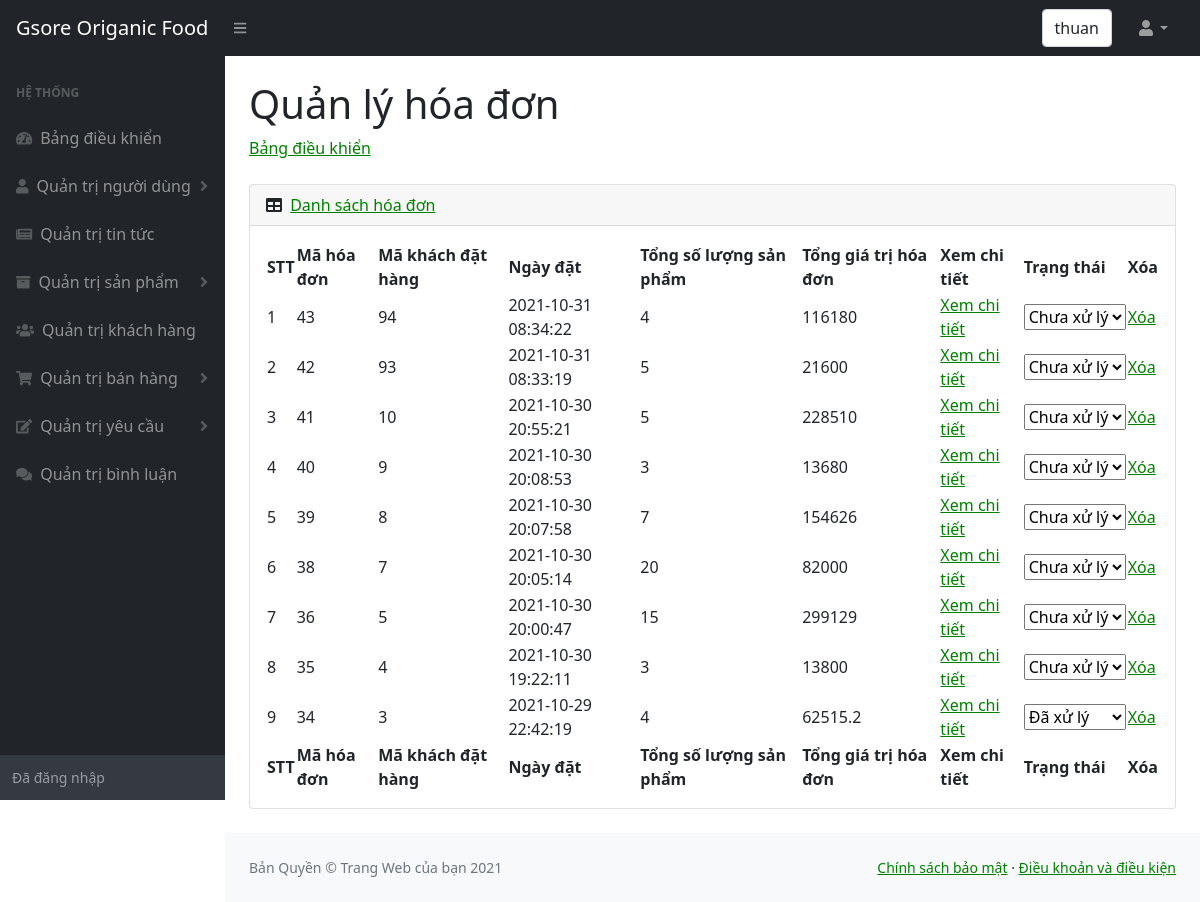
Page /admin/hoadon.php (signed in) on the committed database.
### tables this page shows
CREATE TABLE `hoadon` (
  `mahoadon` int(10) NOT NULL,
  `makhachdathang` int(10) NOT NULL,
  `ngaydat` datetime NOT NULL,
  `tongtien` float NOT NULL,
  `tongsoluong` int(11) NOT NULL,
  `trangthai` tinyint(1) NOT NULL
);

### admin/hoadon.php (the view, shortened to what this page needs)
<!DOCTYPE html>
<html lang="en">
    <head>
        <link href="https://cdn.jsdelivr.net/npm/simple-datatables@latest/dist/style.css" rel="stylesheet" />
        <link href="css/styles.css" rel="stylesheet" />
    </head>
    <body class="sb-nav-fixed">
        <nav class="sb-topnav navbar navbar-expand navbar-dark bg-dark">
            <a class="navbar-brand ps-3" href="../index.php">Gsore Origanic Food </a>
            <button class="btn btn-link btn-sm order-1 order-lg-0 me-4 me-lg-0" id="sidebarToggle" href="#!"><i class="fas fa-bars"></i></button>
            <form class="d-none d-md-inline-block form-inline ms-auto me-0 me-md-3 my-2 my-md-0">
                <div class="input-group">
                  <div class="form-control"><?php  echo $_SESSION['ten_nguoi_dung'];?>  </div>
                </div>
            </form>
            <ul class="navbar-nav ms-auto ms-md-0 me-3 me-lg-4">
                <li class="nav-item dropdown">
                    <a class="nav-link dropdown-toggle" id="navbarDropdown" href="#" role="button" data-bs-toggle="dropdown" aria-expanded="false"><i class="fas fa-user fa-fw"></i></a>
                </li>
            </ul>
        </nav>
        <div id="layoutSidenav">
        <div id="layoutSidenav_nav" >
                <nav class="sb-sidenav accordion sb-sidenav-dark" id="sidenavAccordion">
                    <div class="sb-sidenav-menu">
                        <div class="nav">
                            <div class="sb-sidenav-menu-heading">Hệ thống</div>
                            <a class="nav-link" href="index.php">
                                <div class="sb-nav-link-icon"><i class="fas fa-tachometer-alt"></i></div>
                                Bảng điều khiển
                            </a>
                            <a class="nav-link collapsed" href="nguoidung.php" data-bs-toggle="collapse" data-bs-target="#collapseOne" aria-expanded="false" aria-controls="collapseOne">
                                <div class="sb-nav-link-icon"><i class="fas fa-user"></i></div>
                                Quản trị người dùng
                                <div class="sb-sidenav-collapse-arrow"><i class="fas fa-angle-down"></i></div>
                            </a>
                            <a class="nav-link" href="tintuc.php">
                                <div class="sb-nav-link-icon"><i class="fas fa-newspaper"></i></div>
                                    Quản trị tin tức
                            </a>
                            <a class="nav-link collapsed" href="#" data-bs-toggle="collapse" data-bs-target="#collapseTwo" aria-expanded="false" aria-controls="collapseTwo">
                                <div class="sb-nav-link-icon"><i class="fas fa-archive"></i></div>
                                Quản trị sản phẩm
                                <div class="sb-sidenav-collapse-arrow"><i class="fas fa-angle-down"></i></div>
                            </a>
                            <a class="nav-link" href="khachhang.php">
                                <div class="sb-nav-link-icon"><i class="fas fa-users"></i></div>
                                Quản trị khách hàng
                            </a>
                            <a class="nav-link collapsed" href="#" data-bs-toggle="collapse" data-bs-target="#collapseThree" aria-expanded="false" aria-controls="collapseThree">
                                <div class="sb-nav-link-icon"><i class="fas fa-shopping-cart"></i></div>
                                Quản trị bán hàng
                                <div class="sb-sidenav-collapse-arrow"><i class="fas fa-angle-down"></i></div>
                            </a>
                            <a class="nav-link collapsed" href="#" data-bs-toggle="collapse" data-bs-target="#collapseFour" aria-expanded="false" aria-controls="collapseFour">
                                <div class="sb-nav-link-icon"><i class="fas fa-edit"></i></div>
                                Quản trị yêu cầu
                                <div class="sb-sidenav-collapse-arrow"><i class="fas fa-angle-down"></i></div>
                            </a>
                            <a class="nav-link" href="binhluan.php">
                                <div class="sb-nav-link-icon"><i class="fas fa-comments"></i></div>
                                Quản trị bình luận
                            </a>
                        </div>
                    </div>
                    <div class="sb-sidenav-footer">
                        <div class="small">Đã đăng nhập</div>
                    </div>
                </nav>
            </div>
            <div id="layoutSidenav_content">
                <main>
                    <div class="container-fluid px-4">
                        <h1 class="mt-4">Quản lý hóa đơn</h1>
                        <ol class="breadcrumb mb-4">
                            <li class="breadcrumb-item"><a href="index.php">Bảng điều khiển</a></li>
                        </ol>
                        <div class="card mb-4">
                            <div class="card-header">
                                <i class="fas fa-table me-1"></i>
                                <a href="hoadon.php">Danh sách hóa đơn</a>
                            </div>
                            <div class="card-body">
                                <table id="datatablesSimple">
                                    <thead>
                                        <tr>
                                            <th>STT</th>
                                            <th>Mã hóa đơn</th>
                                            <th>Mã khách đặt hàng</th>
                                            <th>Ngày đặt</th>
                                            <th>Tổng số lượng sản phẩm</th>
                                            <th>Tổng giá trị hóa đơn</th>
                                            <th>Xem chi tiết</th>
                                            <th>Trạng thái</th>
                                            <th>Xóa</th>
                                        </tr>
                                    </thead>
                                    <tfoot>
                                        <tr>
                                            <th>STT</th>
                                            <th>Mã hóa đơn</th>
                                            <th>Mã khách đặt hàng</th>
                                            <th>Ngày đặt</th>
                                            <th>Tổng số lượng sản phẩm</th>
                                            <th>Tổng giá trị hóa đơn</th>
                                            <th>Xem chi tiết</th>
                                            <th>Trạng thái</th>
                                            <th>Xóa</th>
                                        </tr>
                                    </tfoot>
                                    <tbody>
                                    <?php
                                        include("../config.php");
                                        $sql = "
                                                  SELECT *
                                                  FROM hoadon
                                                  ORDER BY mahoadon  DESC
                                        ";
                                        $hoa_don = mysqli_query($ket_noi, $sql);
                                        $i = 0;
                                        while ($row = mysqli_fetch_array($hoa_don)) {
                                            $i++;
                                    ;?>
                                        <tr>
                                            <td><?php echo $i;?></td>
                                            <td><?php echo $row["mahoadon"];?></td>
                                            <td><?php echo $row["makhachdathang"];?></td>
                                            <td><?php echo $row["ngaydat"];?></td>
                                            <td><?php echo $row["tongsoluong"];?></td>
                                            <td><?php echo $row["tongtien"];?></td>
                                            <td><a href="hoadonxemchitiet.php?id=<?php echo $row["mahoadon"];?>">Xem chi tiết</a></td>
                                            <td>
                                                <select name="select-status" class="select-status" onchange="this.options[this.selectedIndex].value && (window.location = this.options[this.selectedIndex].value);">
                                                    <option value="hoa_don_sua_trang_thai.php?id=<?php echo $row['mahoadon'] ?>&status=1" <?php if($row["trangthai"]==1) echo "selected"; ?>>Đã xử lý</option>
                                                    <option value="hoa_don_sua_trang_thai.php?id=<?php echo $row['mahoadon'] ?>&status=0" <?php if($row["trangthai"]==0) echo "selected"; ?>>Chưa xử lý</option>
                                                </select>
                                            </td>
                                            <td><a href="hoadonxoa.php?id=<?php echo $row["mahoadon"];?>">Xóa</a></td>
                                        </tr>
                                    <?php
                                        }
                                    ;?>
                                    </tbody>
                                </table>
                            </div>
                        </div>
                    </div>
                </main>
                <footer  class="py-4 bg-light mt-auto" >
                    <div class="container-fluid px-4">
                        <div class="d-flex align-items-center justify-content-between small">
                            <div class="text-muted">Bản Quyền &copy; Trang Web của bạn 2021</div>
                            <div>
                                <a href="chinhsachbaomat.php">Chính sách bảo mật</a>
                                &middot;
                                <a href="chinhsachbaomat.php">Điều khoản và điều kiện</a>
                            </div>
                        </div>
                    </div>
                </footer>
            </div>
        </div>
    </body>
</html>

### rows in the picture
hoadon: mahoadon "43", makhachdathang "94", ngaydat "2021-10-31 08:34:22", tongsoluong "4", tongtien "116180", select-status "Chưa xử lý"
hoadon: mahoadon "42", makhachdathang "93", ngaydat "2021-10-31 08:33:19", tongsoluong "5", tongtien "21600", select-status "Chưa xử lý"
hoadon: mahoadon "41", makhachdathang "10", ngaydat "2021-10-30 20:55:21", tongsoluong "5", tongtien "228510", select-status "Chưa xử lý"
hoadon: mahoadon "40", makhachdathang "9", ngaydat "2021-10-30 20:08:53", tongsoluong "3", tongtien "13680", select-status "Chưa xử lý"
hoadon: mahoadon "39", makhachdathang "8", ngaydat "2021-10-30 20:07:58", tongsoluong "7", tongtien "154626", select-status "Chưa xử lý"
hoadon: mahoadon "38", makhachdathang "7", ngaydat "2021-10-30 20:05:14", tongsoluong "20", tongtien "82000", select-status "Chưa xử lý"
hoadon: mahoadon "36", makhachdathang "5", ngaydat "2021-10-30 20:00:47", tongsoluong "15", tongtien "299129", select-status "Chưa xử lý"
hoadon: mahoadon "35", makhachdathang "4", ngaydat "2021-10-30 19:22:11", tongsoluong "3", tongtien "13800", select-status "Chưa xử lý"
hoadon: mahoadon "34", makhachdathang "3", ngaydat "2021-10-29 22:42:19", tongsoluong "4", tongtien "62515.2", select-status "Đã xử lý"

### other values in the picture
$_SESSION['ten_nguoi_dung'] "thuan"
